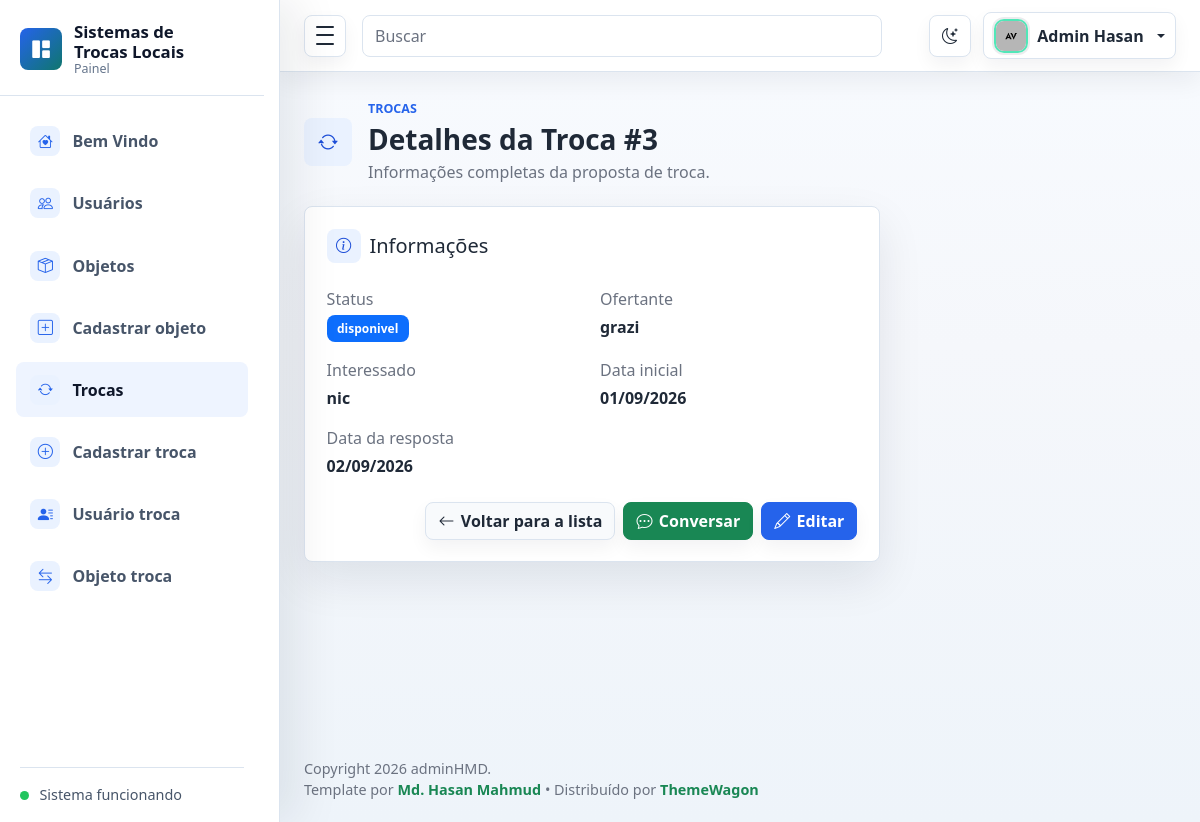
The page /trocas/3/ (signed in) on the database its author committed.
### trocas/models.py (models this page shows, shortened)
class Troca(models.Model):
    status = models.CharField(max_length=20)
    ofertantes = models.CharField(max_length=100)
    data_inicial = models.DateField()
    data_resposta = models.DateField(null=True, blank=True)
    interessado = models.CharField(max_length=100)
    usuarios = models.ManyToManyField(
        'usuario.Usuario',
        through='UsuarioTroca.UsuarioTroca',
        related_name='trocas'
    )
    objetos = models.ManyToManyField(
        'objetos.Objeto',
        through='ObjetoTroca.ObjetoTroca',
        related_name='trocas'
    )

### trocas/views.py (the view)
# urls.py: path("<int:pk>/", views.detalhar_troca, name="detalhar_troca"),      # <--- Detalhar
@login_required
@permission_required('trocas.view_troca', raise_exception=True)
def detalhar_troca(request, pk):
    troca = get_object_or_404(Troca, pk=pk)
    return render(request, 'trocas/detalhar.html', {
        'troca': troca,
        'pode_alterar': usuario_pode_alterar(request, troca),
    })

### trocas/views.py (called while the page is built)
def usuario_pode_alterar(request, troca):
    return request.user.is_superuser or troca.usuarios.filter(pk=request.user.pk).exists()

### trocas/templates/trocas/detalhar.html (shortened to what this page needs)
{% extends "base.html" %}
{% block nav_trocas %}active{% endblock %}
{% block page_heading %}
<div class="page-heading">
  <div class="page-heading-copy">
    <span class="page-icon"><i class="bi bi-arrow-repeat" aria-hidden="true"></i></span>
    <div>
      <p class="eyebrow mb-1">Trocas</p>
      <h1 class="h3 mb-1">Detalhes da Troca #{{ troca.id }}</h1>
      <p class="text-muted mb-0">Informações completas da proposta de troca.</p>
    </div>
  </div>
</div>
{% endblock %}
{% block content %}
<section class="row g-3">
  <div class="col-12 col-xl-8">
    <div class="panel">
      <div class="panel-header">
        <div>
          <h2 class="h5 mb-1 section-title"><i class="bi bi-info-circle" aria-hidden="true"></i><span>Informações</span></h2>
        </div>
      </div>
      <div class="row g-3">
        <div class="col-md-6">
          <p class="text-muted mb-1">Status</p>
          <p class="mb-0"><span class="badge text-bg-primary">{{ troca.status }}</span></p>
        </div>
        <div class="col-md-6">
          <p class="text-muted mb-1">Ofertante</p>
          <p class="fw-semibold mb-0">{{ troca.ofertantes }}</p>
        </div>
        <div class="col-md-6">
          <p class="text-muted mb-1">Interessado</p>
          <p class="fw-semibold mb-0">{{ troca.interessado }}</p>
        </div>
        <div class="col-md-6">
          <p class="text-muted mb-1">Data inicial</p>
          <p class="fw-semibold mb-0">{{ troca.data_inicial|date:"d/m/Y" }}</p>
        </div>
        <div class="col-md-6">
          <p class="text-muted mb-1">Data da resposta</p>
          <p class="fw-semibold mb-0">{{ troca.data_resposta|date:"d/m/Y"|default:"-" }}</p>
        </div>
      </div>
      <div class="d-flex justify-content-end gap-2 mt-4">
        <a href="{% url 'trocas:listar_trocas' %}" class="btn btn-light"><i class="bi bi-arrow-left" aria-hidden="true"></i> Voltar para a lista</a>
        <a href="{% url 'mensagens:conversa' troca.id %}" class="btn btn-success"><i class="bi bi-chat-dots" aria-hidden="true"></i> Conversar</a>
        {% if pode_alterar %}
        <a href="{% url 'trocas:editar_troca' troca.id %}" class="btn btn-primary"><i class="bi bi-pencil" aria-hidden="true"></i> Editar</a>
        {% endif %}
      </div>
    </div>
  </div>
</section>
{% endblock %}

### adminhmd-v1.0.0/assets/css/style.css (style rules this page uses)
:root { --sidebar-width: 280px; --sidebar-mini-width: 84px; --admin-bg: #f5f7fb; --admin-surface: #ffffff; --admin-surface-soft: #f8fafc; --admin-border: #dbe4ef; --admin-text: #1f2937; --admin-muted: #6b7280; --admin-primary: #2563eb; --admin-primary-dark: #1d4ed8; --admin-success: #0f766e; --admin-warning: #d97706; --admin-danger: #dc2626; --admin-sidebar: #111827; --admin-sidebar-soft: #1f2937; --admin-shadow-sm: 0 10px 24px rgba(15, 23, 42, 0.06); --admin-shadow: 0 18px 46px rgba(15, 23, 42, 0.09); --admin-shadow-lg: 0 26px 70px rgba(15, 23, 42, 0.12); --admin-ring: 0 0 0 4px rgba(37, 99, 235, 0.12); }
* { box-sizing: border-box; }
html { min-height: 100%; }
body { min-height: 100vh; margin: 0; background: linear-gradient(180deg, #f8fbff 0%, var(--admin-bg) 42%, #eef4fa 100%); color: var(--admin-text); font-family: "Segoe UI", Arial, sans-serif; }
a { text-decoration: none; }
.page-heading, .panel-header, .metric-top { display: flex; align-items: center; justify-content: space-between; gap: 1rem; }
.page-heading { margin-bottom: 1.35rem; }
.page-heading h1 { font-weight: 800; letter-spacing: 0; }
.eyebrow { color: var(--admin-primary); font-size: 0.78rem; font-weight: 800; text-transform: uppercase; }
.btn { border-radius: 8px; font-weight: 700; box-shadow: 0 8px 18px rgba(15, 23, 42, 0.05); transition: border-color 0.16s ease, background 0.16s ease, box-shadow 0.16s ease, transform 0.16s ease; }
.btn-primary { border-color: var(--admin-primary); background: var(--admin-primary); }
.metric-card, .panel { border: 1px solid var(--admin-border); border-radius: 8px; background: var(--admin-surface); box-shadow: var(--admin-shadow); }
.panel { padding: 1.35rem; transition: border-color 0.18s ease, box-shadow 0.18s ease; }
.panel-header { margin-bottom: 1.25rem; }
.badge { border-radius: 8px; padding: 0.45rem 0.65rem; }
.page-heading-copy { display: flex; align-items: center; justify-content: flex-start; gap: 1rem; min-width: 0; }
.page-icon, .section-title i { display: inline-grid; place-items: center; flex: 0 0 auto; border-radius: 8px; background: #eaf2ff; color: var(--admin-primary-dark); }
.page-icon { width: 48px; height: 48px; font-size: 1.25rem; }
.section-title { display: inline-flex; align-items: center; gap: 0.55rem; }
.section-title i { width: 34px; height: 34px; font-size: 0.95rem; }
.btn { display: inline-flex; align-items: center; justify-content: center; gap: 0.4rem; }
.btn-light { border-color: var(--admin-border); background: var(--admin-surface-soft); color: var(--admin-text); }
.text-muted { color: var(--admin-muted) !important; }
html[data-theme="light"] { color-scheme: light; }
body, .admin-navbar, .admin-sidebar, .admin-main, .metric-card, .panel, .auth-card, .error-card, .dropdown-menu, .modal-content, .form-control, .form-select { transition: background-color 0.18s ease, border-color 0.18s ease, color 0.18s ease, box-shadow 0.18s ease; }
html:not([data-theme="dark"]) { --admin-sidebar: #ffffff; --admin-sidebar-soft: #eef4ff; --admin-sidebar-border: #dbe4ef; --admin-sidebar-text: #475569; --admin-sidebar-text-strong: #0f172a; --admin-sidebar-muted: #64748b; --admin-sidebar-icon-bg: #eaf2ff; --admin-sidebar-icon: #2563eb; --admin-sidebar-shadow: 18px 0 42px rgba(15, 23, 42, 0.08); }

### rows shown on the page
Troca: id "3", status "disponivel", ofertantes "grazi", interessado "nic", data_inicial "01/09/2026", data_resposta "02/09/2026"
